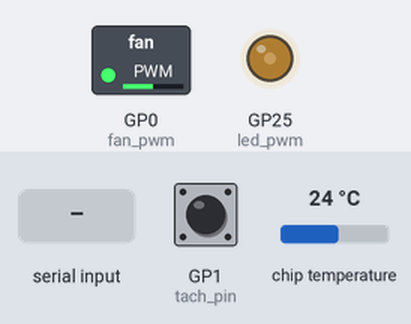
A program run on a simulated Raspberry Pi Pico running MicroPython. On the bench: switched loads named in the program (green lamp = pin HIGH), output pins drawn as LEDs (lit = HIGH). Inputs (shaded band) come from the test bench; at power-on: chip temperature 24 °C, GP1 (tach_pin) HIGH. Threads take turns every 2 ms; files that are not in the repository are absent; what the program prints to the serial console is not drawn.

Above: at 1.2 s.
1.3 s: chip temperature set to 1 °C
At 4.4 s:
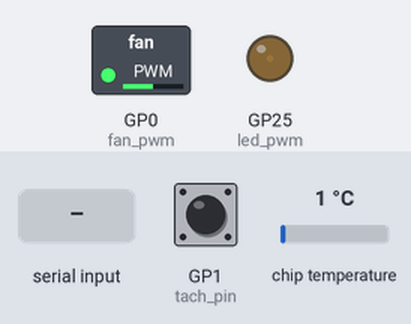
4.8 s: "PWM=" typed at the serial console, then Enter
8.3 s: GP1 (tach_pin) pulled LOW for 0.15 s
11.8 s: GP1 (tach_pin) pulled LOW for 1 s
15.3 s: "1" typed at the serial console, then Enter
Timing chart, 0 to 19.8 s (numbered marks = the images above; inputs shaded):
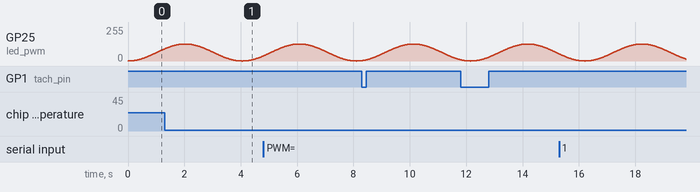

The program:

main.py
```python
from machine import Pin, PWM, WDT, ADC
import rp2
import time
import math
import _thread
import os
import sys
import select

# -------------------------------
# 参数定义（可修改）
# -------------------------------

# 常量
PWM_FREQ = 25000               # FAN PWM 控制频率（Hz）
FILTER_US = 1000               # 低电平脉冲最小宽度（μs）
SAMPLE_PERIOD_S = 2.0          # RPM 采样周期（秒）
PULSES_PER_REV = 2             # 每转脉冲数（风扇规格）

LED_PWM_FREQ = 1000            # LED PWM 控制频率（Hz）
LED_MAX_BRIGHT = 0.5           # LED 最大亮度 0-1.0

# 全局状态变量
pulse_count = 0
pulse_start = 0
pulse_end = 0
current_rpm = 0
_last_sample_time = 0
fan_pwm = None
PWM_DUTY_PERCENT = 0
wdt = None

# -------------------------------
# 读取温度（ADC4）
# -------------------------------

def temperature():
    voltage = ADC(4).read_u16() * 3.3 / 65535
    return 27 - (voltage - 0.706) / 0.001721

# -------------------------------
# PWM 设置读写
# -------------------------------

# 从fan_pwm.txt读取PWM
def load_pwm_setting():
    try:
        with open("fan_pwm.txt") as f:
            return float(f.read().strip())
    except:
        return 50.0  # 默认值

# 保存PWM到fan_pwm.txt
def save_pwm_setting(value):
    try:
        with open("fan_pwm.txt", "w") as f:
            f.write(f"{value:.1f}")
    except:
        print("⚠️ 写入 fan_pwm.txt 失败")

# -------------------------------
# 从USB CDC读取解析FAN PWM 格式 "PWM=100\r\n"
# -------------------------------

def handle_serial_command():
    global PWM_DUTY_PERCENT
    if sys.stdin in select.select([sys.stdin], [], [], 0)[0]:
        line = sys.stdin.readline().strip()
        if line.startswith("PWM="):
            try:
                value = float(line[4:])
                value = max(0.0, min(100.0, value))  # 限制范围
                PWM_DUTY_PERCENT = value
                fan_pwm.duty_u16(int(PWM_DUTY_PERCENT / 100 * 65535))
                save_pwm_setting(PWM_DUTY_PERCENT)
                print(f"✅ PWM updated: {PWM_DUTY_PERCENT:.1f}%")
            except ValueError:
                print("⚠️ 无效数值，格式应为 PWM=xx")

# -------------------------------
# PIO 程序：检测低电平 负脉冲宽度≥ FILTER_US
# -------------------------------

@rp2.asm_pio()
def tach_filtered_neg():
    pull(block)             # 从主机 TX FIFO 拉取一个值到 OSR（只执行一次），设定脉冲宽度阈值（单位：us）
    # pull(block)           # 测试，多次拉取

    wrap_target()           # 标记程序开始的循环点
    mov(x, osr)             # 将 OSR 的值（脉宽阈值）赋给 X 寄存器，作为倒计时器

    # mov(y, x)               # 测试
    # jmp("skip")             # 测试，set(x, N)有限制N<31，但pull mov push无此限制，最大32bit，超出截断

    wait(0, pin, 0)         # 等待引脚为低电平，即负脉冲开始
    set(y, 0)               # 设置 Y = 0，表示默认丢弃该脉冲（初始化）

    label("loop")           # 进入计数循环
    jmp(pin, "skip")        # 如果引脚变成高电平（脉冲太短），跳过后续，丢弃脉冲
    jmp(x_dec, "loop")      # 如果 X 仍大于 0，则减一并继续循环（每次循环延迟 1us）
    set(y, 1)               # 成功完成倒计，说明脉冲持续时间 ≥ 阈值，标记为有效

    label("skip")           # 跳转标签：进入这里说明脉冲结束，或计时完成
    mov(isr, y)             # 将 Y（0 或 1）转移到 ISR
    push(block)             # 将 ISR 推送到 RX FIFO，让主控读取 Y 值
    irq(block, 0)           # 向主机发出中断信号（IRQ 0），通知状态变化
    wait(1, pin, 0)         # 等待引脚恢复为高电平，准备下一次检测

    wrap()                  # 标记程序循环结尾，回到 wrap_target

# 无脉宽过滤版本，大部分风扇有窄脉宽干扰，无法使用
# @rp2.asm_pio()
# def tach_filtered_neg():
#     wrap_target()
#     wait(0, pin, 0)       # 等待低电平（下降沿）
#     irq(block, 0)         # 触发中断
#     wait(1, pin, 0)       # 等待高电平恢复
#     wrap()

def irq_handler(sm):
    global pulse_count
    flags = sm.irq().flags()
    # print("flags: ", flags)
    if flags & 1:
        #  print("sm.rx_fifo()", sm.rx_fifo())
        #  print("sm.tx_fifo()", sm.tx_fifo())
         if sm.rx_fifo():
            result = sm.get()  # 读取 y 值
            # print(f"result = 0x{result:08X}")
            if result == 1:
                pulse_count += 1

# -------------------------------
# 后台线程 core1
# -------------------------------

_last_sample_time = 0
current_rpm = 0
pulse_start = 0
pulse_end = 0
def background_thread():
    global current_rpm, pulse_start, pulse_end, _last_sample_time, LED_MAX_BRIGHT
    led_pwm = PWM(Pin(25))
    led_pwm.freq(LED_PWM_FREQ)
    phase = 0.0

    while True:
        # 呼吸灯更新
        duty = int((1 - math.cos(phase)) * 32767.5 * LED_MAX_BRIGHT)
        led_pwm.duty_u16(duty)
        phase += math.pi / 200
        if phase >= 2 * math.pi:
            phase = 0

        # RPM 更新（按周期）
        now = time.ticks_ms()
        if time.ticks_diff(now, _last_sample_time) >= int(SAMPLE_PERIOD_S * 1000):
            _last_sample_time = now
            pulse_end = pulse_count
            delta = pulse_end - pulse_start
            current_rpm = (delta / PULSES_PER_REV) * (60 / SAMPLE_PERIOD_S)
            pulse_start = pulse_end  # 更新起点

        time.sleep(0.01)

# -------------------------------
# 主程序入口
# -------------------------------
def main():
    global fan_pwm, PWM_DUTY_PERCENT, wdt

    # 维护
    # 移除 main.py
    # os.remove("main.py")

    # 维护
    # with open("no_wdt", "w") as f:
        # f.write("maintenance")

    # 维护
    # os.remove("no_wdt")

    # 判断是否启用 WDT
    ENABLE_WDT = "no_wdt" not in os.listdir()
    if ENABLE_WDT:
        wdt = WDT(timeout=5000)
        print("✅ WDT 已启用")
    else:
        wdt = None
        print("⚠️ WDT 未启用（维护模式）")


    # 初始化 PWM
    PWM_DUTY_PERCENT = load_pwm_setting()
    PWM_DUTY_PERCENT = max(0.0, min(100.0, PWM_DUTY_PERCENT))
    fan_pwm = PWM(Pin(0))
    fan_pwm.freq(PWM_FREQ)
    duty_val = int(PWM_DUTY_PERCENT / 100 * 65535)
    # print("duty_val = ", duty_val)
    fan_pwm.duty_u16(duty_val)

    # 初始化 PIO
    tach_pin = Pin(1, Pin.IN, Pin.PULL_UP)
    sm = rp2.StateMachine(
        0,
        tach_filtered_neg,           # pio函数
        freq=1_000_000,              # 状态机运行速度1Mhz, 1step = 1us
        in_base=Pin(1),              # 设定基础地址为 GP1
        jmp_pin=1                    # 设置 jmp 也关联 GP1
    )
    sm.irq(handler=irq_handler)
    sm.active(1)                     # 使能状态机
    # sm.put(0xaaaa_bbbb_abcd_abcd)  # 测试，截断，多次拉取
    sm.put(FILTER_US)                # 初始设置脉宽阈值为 1000us

    # 启动后台线程
    _thread.start_new_thread(background_thread, ())

    # 主循环：每 SAMPLE_PERIOD_S 秒打印 RPM
    try:
        while True:
            handle_serial_command()
            print(f"Fan RPM:{current_rpm:7.1f} Pico TEMP:{temperature():5.1f}")
            if wdt:
                wdt.feed()  # 喂狗，防止重启
            time.sleep(2)  # 控制打印频率
    except KeyboardInterrupt:
        print("🛑 用户按下 Ctrl+C，准备退出，看门狗已禁用")
        raise
    finally:
        with open("no_wdt", "w") as f:
                f.write("maintenance")


# -------------------------------
# 启动
# -------------------------------
if __name__ == '__main__':
    main()
```
